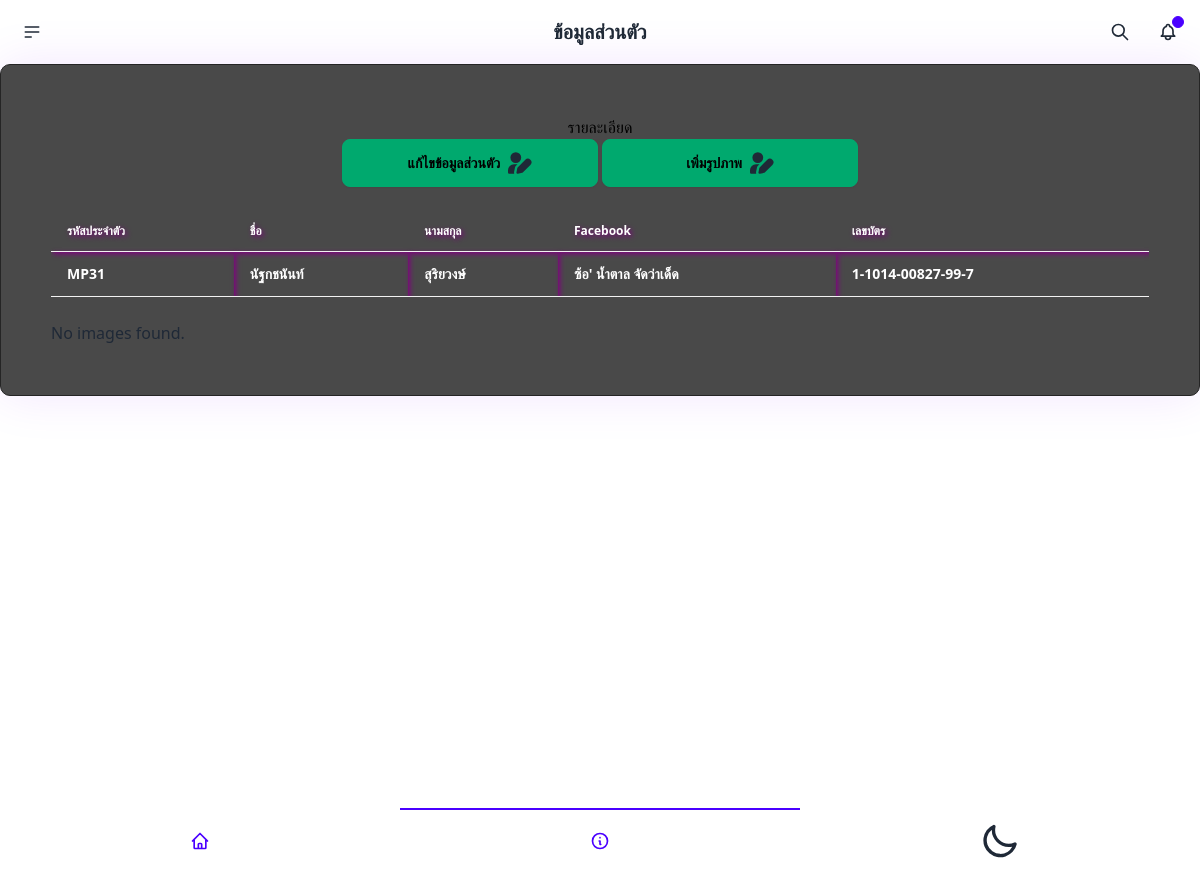
The page /edit.php?uid=136 (signed in) on the database its author committed.
### tables this page shows
CREATE TABLE `users` (
  `uid` int(11) NOT NULL,
  `fname` varchar(255) NOT NULL,
  `lname` varchar(255) NOT NULL,
  `facename` varchar(255) NOT NULL,
  `cardid` varchar(255) NOT NULL,
  `pid` varchar(255) NOT NULL,
  `status` varchar(255) NOT NULL
);

### edit.php (the view, shortened to what this page needs)
<?php
require_once 'connect.php';
if (isset($_GET['uid'])) {
    $uid = $_GET['uid'];
    $stmt = $conn->query("select * from users where uid = $uid");
    $stmt->execute();
}
?>
<!DOCTYPE html>
<html lang="en">
<head>
    <link rel="stylesheet" href="sty.css">
    <link href="https://cdn.jsdelivr.net/npm/daisyui@4.6.0/dist/full.min.css" rel="stylesheet" type="text/css" />
    <script src="https://cdn.tailwindcss.com"></script>
    <link href='https://unpkg.com/boxicons@2.1.1/css/boxicons.min.css' rel='stylesheet'>
    <link rel="stylesheet" type="text/css" href="https://cdn.datatables.net/1.13.7/css/jquery.dataTables.min.css">
    <link rel="stylesheet" href="https://cdn.jsdelivr.net/npm/sweetalert2@11/dist/sweetalert2.min.css">
</head>
<body>
    <div class="navbar bg-base-100">
        <div class="navbar-start">
            <div class="dropdown">
                <div tabindex="0" role="button" class="btn btn-ghost btn-circle">
                    <svg xmlns="http://www.w3.org/2000/svg" class="h-5 w-5" fill="none" viewBox="0 0 24 24"
                        stroke="currentColor">
                        <path stroke-linecap="round" stroke-linejoin="round" stroke-width="2"
                            d="M4 6h16M4 12h16M4 18h7" />
                    </svg>
                </div>
            </div>
        </div>
        <div class="navbar-center">
            <a class="btn btn-ghost text-xl">ข้อมูลส่วนตัว</a>
        </div>
        <div class="navbar-end">
            <button class="btn btn-ghost btn-circle">
                <svg xmlns="http://www.w3.org/2000/svg" class="h-5 w-5" fill="none" viewBox="0 0 24 24"
                    stroke="currentColor">
                    <path stroke-linecap="round" stroke-linejoin="round" stroke-width="2"
                        d="M21 21l-6-6m2-5a7 7 0 11-14 0 7 7 0 0114 0z" />
                </svg>
            </button>
            <button class="btn btn-ghost btn-circle">
                <div class="indicator">
                    <span class="badge badge-xs badge-primary indicator-item"></span>
                </div>
            </button>
        </div>
    </div>
    <div class="container1">
        <center>
            <h1>รายละเอียด</h1>
            <button class="btn btn-wide btn-success" onclick="my_modal_4.showModal()">แก้ไขข้อมูลส่วนตัว</button>
            <button class="btn btn-wide btn-success" onclick="my_modal_img.showModal()">
                เพิ่มรูปภาพ
            </button><br><br>
        </center>
        <div class="overflow-x-auto">
            <table class="table table-striped table-hover">
                <thead>
                    <tr>
                        <th>รหัสประจำตัว</th>
                        <th>ชื่อ</th>
                        <th>นามสกุล</th>
                        <th>Facebook</th>
                        <th>เลขบัตร</th>
                    </tr>
                </thead>
                <tbody id="userDataBody">
                    <?php
                    if ($stmt->execute() === false) {
                        die('Error executing the query');
                    }
                    while ($row = $stmt->fetch(PDO::FETCH_ASSOC)) {
                        echo '<tr>';
                        echo '<td>' . $row['pid'] . '</td>';
                        echo '<td>' . $row['fname'] . '</td>';
                        echo '<td>' . $row['lname'] . '</td>';
                        echo '<td>' . $row['facename'] . '</td>';
                        echo '<td>' . $row['cardid'] . '</td>';
                        echo '</tr>';
                    }
                    ?>
                </tbody>
            </table>
        </div>
        <?php
        if (isset($_GET['uid'])) {
            $uid = $_GET['uid'];
        } else {
            echo "ไม่ได้ระบุ ID ของลูกค้า";
        }
        ?>
        <br>
        <?php
        $servername = "localhost";
        $username = "root";
        $password = "";
        $dbname = "borrow";
        $conn = new mysqli($servername, $username, $password, $dbname);
        $sql = "SELECT  * FROM user_images where uid = $uid";
        $result = $conn->query($sql);
        if ($result->num_rows > 0) {
            while ($row = $result->fetch_assoc()) {
                $img_id = $row["image_id"];
                $image_name = $row["image_name"];
                $image_data = base64_encode($row["image_data"]);
                echo "<div class='image-container'>";
                echo "<a data-fancybox='images' data-caption='{$image_name}'>";
                echo "<img class='zoomable-image' id='zoomableImage{$img_id}' alt='{$image_name}' />";
                echo "</a>";
                echo "<div class='zoom-buttons'>";
                echo "<button class='zoom-in' onclick=\"zoomImage('zoomableImage{$img_id}', true)\">Zoom In</button>";
                echo "<button class='zoom-out' onclick=\"zoomImage('zoomableImage{$img_id}', false)\">Zoom Out</button>";
                echo "<form method='post' action='delete_image.php'>";
                echo "<input type='hidden' name='img_id' value='{$img_id}' />";
                echo "<input type='hidden' name='uid' value='{$uid}' />";
                echo "<button class='btn btn-square btn-outline' type='submit'>";
                echo "<svg xmlns='http://www.w3.org/2000/svg' class='h-6 w-6' fill='none' viewBox='0 0 24 24' stroke='currentColor'>";
                echo "<path stroke-linecap='round' stroke-linejoin='round' stroke-width='2' d='M6 18L18 6M6 6l12 12' />";
                echo "</svg>";
                echo "</button>";
                echo "</form>";
                echo "</div>";
                echo "</div>";
            }
        } else {
            echo "No images found.";
        }
        ?>
    </div>
    <br>
    <br>
    <br><br>
    <div class="btm-nav">
        <a href="index.php"> <button class="text-primary">
            </button></a>
        <button class="text-primary active">
            <svg xmlns="http://www.w3.org/2000/svg" class="h-5 w-5" fill="none" viewBox="0 0 24 24"
                stroke="currentColor">
                <path stroke-linecap="round" stroke-linejoin="round" stroke-width="2"
                    d="M13 16h-1v-4h-1m1-4h.01M21 12a9 9 0 11-18 0 9 9 0 0118 0z" />
            </svg>
        </button>
        <label class="swap swap-rotate">
        </label>
    </div>
</body>
</html>

### sty.css (style rules this page uses)
.container1 { max-width: 1200px; margin: 0 auto; padding: 50px; background-color: #494949; border: 1px solid #252525; border-radius: 10px; box-shadow: 0 0 50px rgba(141, 1, 255, 0.1); }
h1 { color: black; }
td { color: black; }
th { color: black; }

### edit.php (style rules this page uses)
tr { color: white; box-shadow: 2px 2px 5px purple; font-weight: bold; }
td { color: white; box-shadow: 2px 2px 5px purple; font-weight: bold; }
th { color: white; text-shadow: 2px 2px 5px purple; font-weight: bold; }

### rows shown on the page
users: pid "MP31", fname "นัฐกชนันท์", lname "สุริยวงษ์", facename "ซ้อ' น้ำตาล จัดว่าเด็ด", cardid "1-1014-00827-99-7"
